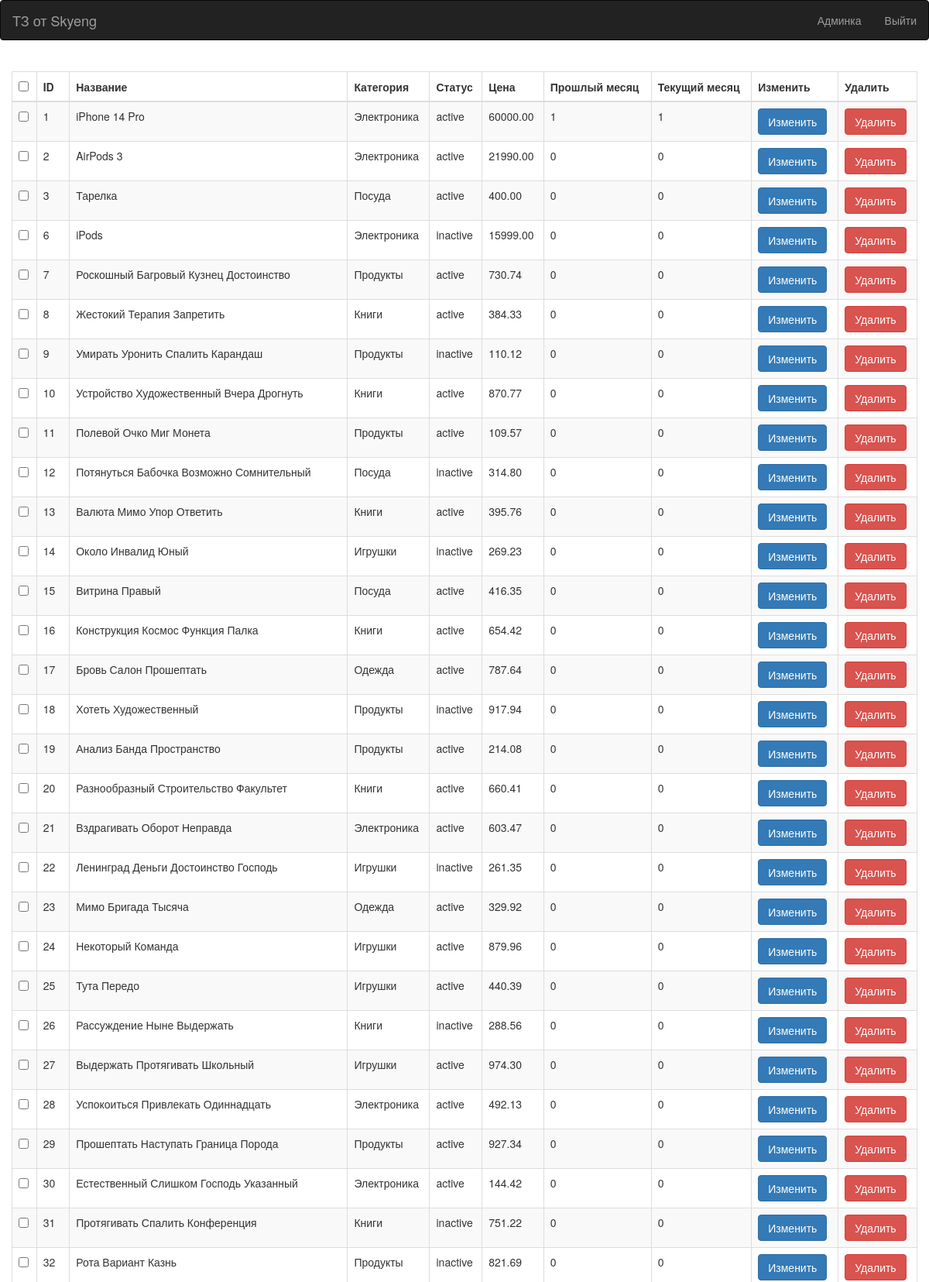
The app's page / (signed in, upper part) with its own data.
### products/models.py (models this page shows, shortened)
class Product(models.Model):
    STATUS_CHOICES = (
        ('active', 'Active'),
        ('inactive', 'Inactive'),
    )
    name = models.CharField(max_length=255)
    category = models.ForeignKey(Category, on_delete=models.CASCADE)
    status = models.CharField(max_length=20, choices=STATUS_CHOICES)
    price = models.DecimalField(max_digits=10, decimal_places=2)
    orders_last_month = models.IntegerField(default=0)
    orders_current_month = models.IntegerField(default=0)
    def get_orders_last_month(self):
        last_month_start = datetime.now() - timedelta(days=30)
        return Order.objects.filter(
            product=self,
            order_date__gte=last_month_start
        ).count()
    def get_orders_current_month(self):
        current_month_start = datetime.now().replace(day=1)
        return Order.objects.filter(
            product=self,
            order_date__gte=current_month_start
        ).count()

class Category(models.Model):
    name = models.CharField(max_length=255)
    def __str__(self):
        return self.name

### products/views.py (the view)
# urls.py: path('', see, name='see'),
@login_required
def see(request):
    products = Product.objects.all()
    return render(request, 'products/see.html', {'products': products})

### templates/products/see.html (shortened to what this page needs)
{% extends "base.html" %}
{% block content %}
    <div class="col-md-12">
        <br>
        <div class="table-responsive">
            <table id="bootstrapdatatable" class="table table-striped table-bordered" width="100%">
                <thead>
                    <th><input type="checkbox" id="checkall" /></th>
                    <th>ID</th>
                    <th>Название</th>
                    <th>Категория</th>
                    <th>Статус </th>
                    <th>Цена</th>
                    <th>Прошлый месяц</th>
                    <th>Текущий месяц</th>
                    <th>Изменить</th>
                    <th>Удалить</th>
                </thead>
                <tbody>
                    {% for product in products %}
                        <tr>
                            <td><input type="checkbox" id="checkall" /></td>
                            <td>{{ product.id }}</td>
                            <td>{{ product.name }}</td>
                            <td>{{ product.category }}</td>
                            <td>{{ product.status }}</td>
                            <td>{{ product.price }}</td>
                            <td>{{ product.get_orders_last_month }}</td>
                            <td>{{ product.get_orders_current_month }}</td>
                            <td><a href="/edit/{{ product.id }}" class="btn btn-primary">Изменить</a></td>
                            <td><a href="/delete/{{ product.id }}" class="btn btn-danger">Удалить</a></td>
                        </tr>
                    {% endfor %}
                </tbody>
            </table>
        </div>
        <br>
        <br>
    </div>
{% endblock content %}

### templates/base.html (shortened to what this page needs)
<!DOCTYPE html>
<html lang="en">
<head>
    {% load static %}
    <link rel="stylesheet" href="https://cdn.datatables.net/2.1.8/css/dataTables.dataTables.css" />
    <link rel="stylesheet" href="https://maxcdn.bootstrapcdn.com/bootstrap/3.4.1/css/bootstrap.min.css">
</head>
<body>
    <nav class="navbar navbar-inverse">
      <div class="container-fluid">
        <div class="navbar-header">
          <a class="navbar-brand" href="{% url 'see' %}">ТЗ от Skyeng</a>
        </div>
        <ul class="nav navbar-nav navbar-right">
          {% if user.is_authenticated %}
            <li><a href="/admin/">Админка</a></li>
            <li><a href="{% url 'logout' %}">Выйти</a></li>
          {% else %}
            <li><a href="{% url 'login' %}"><span class="glyphicon glyphicon-user" style="padding: 10px;"></span>Войти</a></li>
            <li><a href="{% url 'register' %}"><span class="glyphicon glyphicon-log-in" style="padding: 10px;"></span>Регистрация</a></li>
          {% endif %}
        </ul>
      </div>
    </nav>
    {% block content %}
    {% endblock content %}
</body>
</html>

### records on screen
Product: id "1", name "iPhone 14 Pro", category "Электроника", status "active", price "60000.00", get_orders_last_month "1", get_orders_current_month "1"
Product: id "2", name "AirPods 3", category "Электроника", status "active", price "21990.00", get_orders_last_month "0", get_orders_current_month "0"
Product: id "3", name "Тарелка", category "Посуда", status "active", price "400.00", get_orders_last_month "0", get_orders_current_month "0"
Product: id "6", name "iPods", category "Электроника", status "inactive", price "15999.00", get_orders_last_month "0", get_orders_current_month "0"
Product: id "7", name "Роскошный Багровый Кузнец Достоинство", category "Продукты", status "active", price "730.74", get_orders_last_month "0", get_orders_current_month "0"
Product: id "8", name "Жестокий Терапия Запретить", category "Книги", status "active", price "384.33", get_orders_last_month "0", get_orders_current_month "0"
Product: id "9", name "Умирать Уронить Спалить Карандаш", category "Продукты", status "inactive", price "110.12", get_orders_last_month "0", get_orders_current_month "0"
Product: id "10", name "Устройство Художественный Вчера Дрогнуть", category "Книги", status "active", price "870.77", get_orders_last_month "0", get_orders_current_month "0"
Product: id "11", name "Полевой Очко Миг Монета", category "Продукты", status "active", price "109.57", get_orders_last_month "0", get_orders_current_month "0"
Product: id "12", name "Потянуться Бабочка Возможно Сомнительный", category "Посуда", status "inactive", price "314.80", get_orders_last_month "0", get_orders_current_month "0"
Product: id "13", name "Валюта Мимо Упор Ответить", category "Книги", status "active", price "395.76", get_orders_last_month "0", get_orders_current_month "0"
Product: id "14", name "Около Инвалид Юный", category "Игрушки", status "inactive", price "269.23", get_orders_last_month "0", get_orders_current_month "0"
Product: id "15", name "Витрина Правый", category "Посуда", status "active", price "416.35", get_orders_last_month "0", get_orders_current_month "0"
Product: id "16", name "Конструкция Космос Функция Палка", category "Книги", status "active", price "654.42", get_orders_last_month "0", get_orders_current_month "0"
Product: id "17", name "Бровь Салон Прошептать", category "Одежда", status "active", price "787.64", get_orders_last_month "0", get_orders_current_month "0"
Product: id "18", name "Хотеть Художественный", category "Продукты", status "inactive", price "917.94", get_orders_last_month "0", get_orders_current_month "0"
Product: id "19", name "Анализ Банда Пространство", category "Продукты", status "active", price "214.08", get_orders_last_month "0", get_orders_current_month "0"
Product: id "20", name "Разнообразный Строительство Факультет", category "Книги", status "active", price "660.41", get_orders_last_month "0", get_orders_current_month "0"
Product: id "21", name "Вздрагивать Оборот Неправда", category "Электроника", status "active", price "603.47", get_orders_last_month "0", get_orders_current_month "0"
Product: id "22", name "Ленинград Деньги Достоинство Господь", category "Игрушки", status "inactive", price "261.35", get_orders_last_month "0", get_orders_current_month "0"
Product: id "23", name "Мимо Бригада Тысяча", category "Одежда", status "active", price "329.92", get_orders_last_month "0", get_orders_current_month "0"
Product: id "24", name "Некоторый Команда", category "Игрушки", status "active", price "879.96", get_orders_last_month "0", get_orders_current_month "0"
Product: id "25", name "Тута Передо", category "Игрушки", status "active", price "440.39", get_orders_last_month "0", get_orders_current_month "0"
Product: id "26", name "Рассуждение Ныне Выдержать", category "Книги", status "inactive", price "288.56", get_orders_last_month "0", get_orders_current_month "0"
Product: id "27", name "Выдержать Протягивать Школьный", category "Игрушки", status "active", price "974.30", get_orders_last_month "0", get_orders_current_month "0"
Product: id "28", name "Успокоиться Привлекать Одиннадцать", category "Электроника", status "active", price "492.13", get_orders_last_month "0", get_orders_current_month "0"
Product: id "29", name "Прошептать Наступать Граница Порода", category "Продукты", status "active", price "927.34", get_orders_last_month "0", get_orders_current_month "0"
Product: id "30", name "Естественный Слишком Господь Указанный", category "Электроника", status "active", price "144.42", get_orders_last_month "0", get_orders_current_month "0"
Product: id "31", name "Протягивать Спалить Конференция", category "Книги", status "inactive", price "751.22", get_orders_last_month "0", get_orders_current_month "0"
Product: id "32", name "Рота Вариант Казнь", category "Продукты", status "inactive", price "821.69", get_orders_last_month "0", get_orders_current_month "0"
